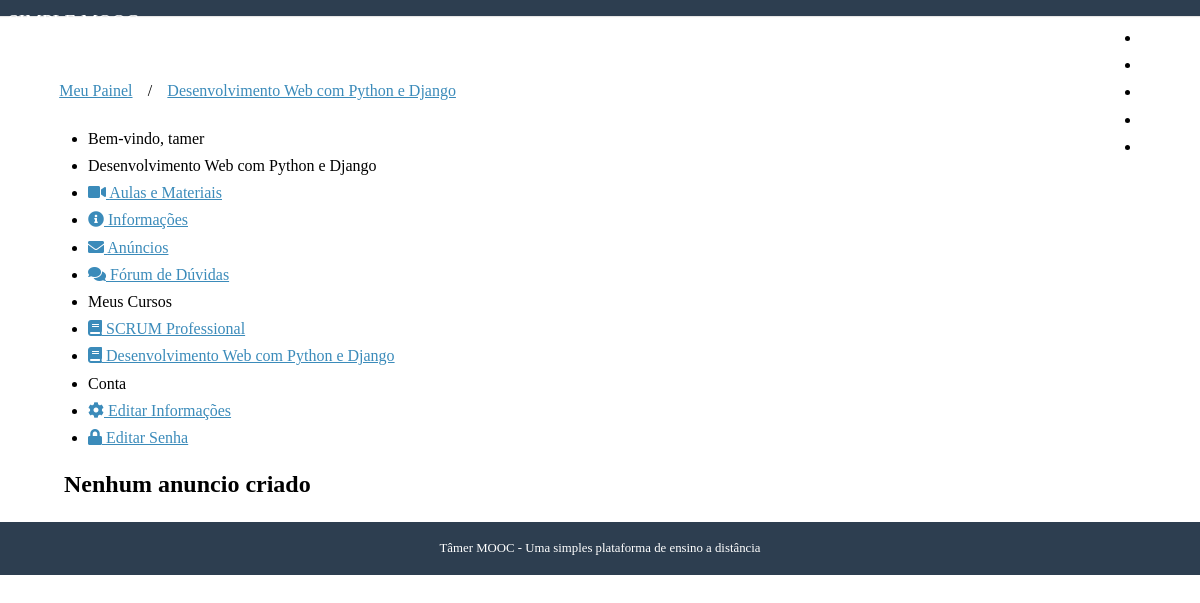
/cursos/dev-web-com-python-e-django/anuncios/ (signed in), run on the app's committed database.
### courses/models.py (models this page shows, shortened)
class Course(models.Model):
    name          = models.CharField('Nome', max_length = 100)
    slug          = models.SlugField('Atalho')
    about         = models.CharField('Descrição breve', blank = True, max_length = 250)
    description   = models.TextField('Descrição completa', blank = True)
    start_date    = models.DateField(
        'Data de Início', null = True, blank = True
    )                                                                           #blank = True diz que não é obrigatório preender
    image         = models.ImageField(
        upload_to = 'courses/images', verbose_name = 'Imagem', null = True, blank = True
    )
    created_at    = models.DateTimeField('Criado em', auto_now_add=True)
    updated_at    = models.DateTimeField('Atualizado em', auto_now=True)
    objects       = CourseManager()
    def __str__(self):
        return(self.name)
    class Meta:
        verbose_name        = 'Curso'
        verbose_name_plural = 'Cursos'
        ordering            = ['name']

class Enrollment(models.Model):
    STATUS_CHOICE = (
        (0, 'Pendente'), (1, 'Aprovado'), (2, 'Cancelado'),
    )
    user          = models.ForeignKey(
        settings.AUTH_USER_MODEL, verbose_name='Usuário', related_name='enrollments', on_delete=models.NOT_PROVIDED
    )
    course        = models.ForeignKey(
        Course, verbose_name='Curso', related_name='enrollments', on_delete=models.NOT_PROVIDED
    )
    status        = models.IntegerField(
        'Situação', choices=STATUS_CHOICE, default=0, blank=True
    )
    created_at    = models.DateTimeField('Criado em', auto_now_add=True)
    apdated_at    = models.DateTimeField('Atualizado em', auto_now = True)
    class Meta:
        verbose_name        = 'Inscrição'
        verbose_name_plural = 'Inscrições'
        unique_together     = (('user', 'course'),)

### accounts/models.py (models this page shows, shortened)
class User(AbstractUser, PermissionError):
    username    = models.CharField(
        'Nome de Usuario', max_length=30, unique=True,
        validators=[validators.RegexValidator(re.compile('^[\w.@+-]+$'),
            'O nome de usuário só pode conter letras, digitos ou os seguintes caracteres: @/./+/-/_','invalid')]
    )
    email       = models.EmailField('E-mail', unique=True)
    name        = models.CharField('Nome', max_length=100, blank = True)
    is_active   = models.BooleanField('Está ativo?', blank=True, default= True)
    is_staff    = models.BooleanField('É da equipe?', blank = True, default=False)
    date_joined = models.DateTimeField('Data de entrada', auto_now_add=True)
    objects = UserManager()
    USERNAME_FIELD = 'username'
    REQUIRED_FIELDS = ['email']
    def __str__(self):
        return self.name or self.username
    class Meta:
        verbose_name = 'Usuário'
        verbose_name_plural = 'Usuários'

### courses/views.py (the view, shortened to what this page needs)
# urls.py: path('<slug:slug>/anuncios/', views.announcements, name='announcements'),
@login_required
def announcements(request, slug):
    course         = get_object_or_404(Course, slug=slug)
    template = 'courses/announcements.html'
    context = {
        'course': course,
        'announcements': course.announcements.all()
    }
    return render(request, template, context)

### courses/templatetags/courses_tags.py (called while the page is built)
@register.simple_tag
def load_my_courses(user):
    return Enrollment.objects.filter(user=user)

### courses/templates/courses/announcements.html
{% extends "courses/course_dashboard.html" %}
{% block dashboard_content %}
{% for announcement in announcements %}
    <div class="well">
        <h2><a href="{% url 'courses:show_announcement' course.slug announcement.pk %}">{{ announcement }}</a></h2>
        {{ announcement.content|linebreaks }}
        <p>
            {% with counter=announcement.comments.count %}
            <a href="{% url 'courses:show_announcement' course.slug announcement.pk %}#comments" title=""><i class="fa fa-comments"></i>
                {{ counter }} Comentário{{ counter|pluralize }}</a>
            {% endwith %}
        </p>
    </div>
{% empty %}
<div class="well">
    <h2>Nenhum anuncio criado</h2>
</div>
{% endfor %}
{% endblock %}

### courses/templates/courses/course_dashboard.html
{% extends "dashboard.html" %}
{% block breadcrumb %}
    {{ block.super }}
    <li>/</li>
    <li><a href="{% url 'courses:announcements' course.slug %}"> {{ course }}</a></li>
{% endblock %}
{% block menu_options %}
<li class="pure-menu-heading"> {{ course }} </li>
<li><a href="#"><i class="fa fa-video"></i> Aulas e Materiais</a></li>
<li><a href="#"><i class="fa fa-info-circle"></i> Informações</a></li>
<li><a href="#"><i class="fa fa-envelope"></i> Anúncios</a></li>
<li><a href="#"><i class="fa fa-comments"></i> Fórum de Dúvidas</a></li>
{{ block.super }}
{% endblock%}

### accounts/templates/dashboard.html (shortened to what this page needs)
{% extends "base.html" %}
{% load courses_tags %}
{% block content %}
{% load_my_courses user as enrollments %}
<div class="pure-g-r content-ribbon">
    <div class="pure-u-1">
        <ul class="breadcrumb">
            {% block breadcrumb %}
            <li><a href="{% url 'accounts:dashboard' %}">Meu Painel</a></li>
            {% endblock %}
        </ul>
    </div>
    <div class="pure-u-1-3">
        <div class="pure-menu pure-menu-open">
            <ul>
                <li class= "pure-menu-heading">Bem-vindo, {{ user }}</li>
                {% block menu_options %}
                    <li class="pure-menu-heading">Meus Cursos</li>
                    {% for enrollment in enrollments %}
                        <li><a href="{% url 'courses:announcements' enrollment.course.slug %}">
                            <i class="fas fa-book"></i> {{ enrollment.course }}</a></li>
                        {% empty %}
                            <li>Nenhum curso disponível</li>
                    {% endfor %}
                    <li class="pure-menu-heading"> Conta </li>
                    <li><a href="{% url 'accounts:edit' %}"><i class="fas fa-cog"></i> Editar Informações </a></li>
                    <li><a href="{% url 'accounts:edit_password' %}"><i class="fas fa-lock"></i> Editar Senha</a></li>
                {% endblock %}
            </ul>
        </div>
    </div>
    <div class="pure-u-2-3">
        <div class="inner">
            {% block dashboard_content %}{% endblock %}
        </div>
    </div>
</div>
{% endblock %}

### core/static/css/styles.css (style rules this page uses)
* { -webkit-box-sizing: border-box; -moz-box-sizing: border-box; box-sizing: border-box; }
body { margin: 0 auto; line-height: 1.7em; }
a { color: #3b8bba; }
.content .content-ribbon { margin: 1.5em 3em; }
.inner { padding: 0em 1em; }
ul.breadcrumb { padding: 0; }
ul.breadcrumb li { display: inline-block; }
ul.breadcrumb li a { display: inline-block; padding: 0.3em 0.7em; }

### data on the page
Course: name "Desenvolvimento Web com Python e Django"
User: name+username "tamer"
Enrollment: course "SCRUM Professional"
Enrollment: course "Desenvolvimento Web com Python e Django"
